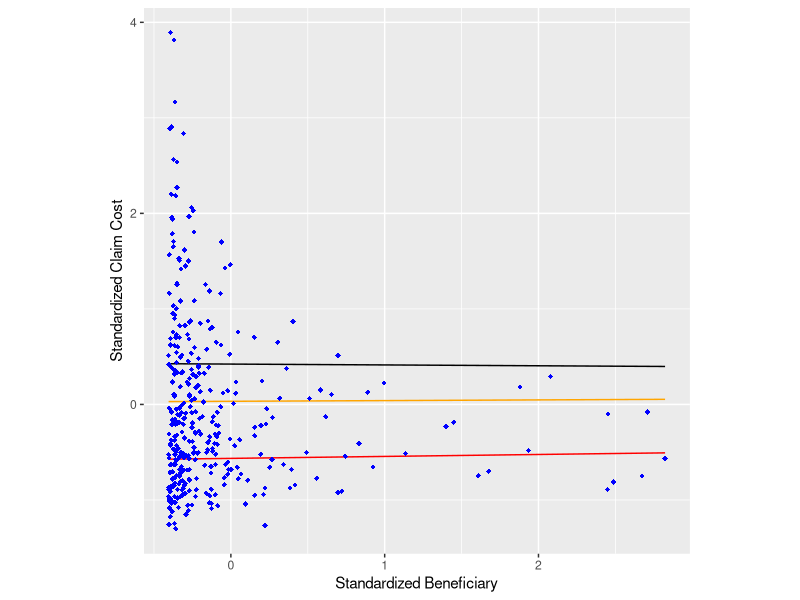
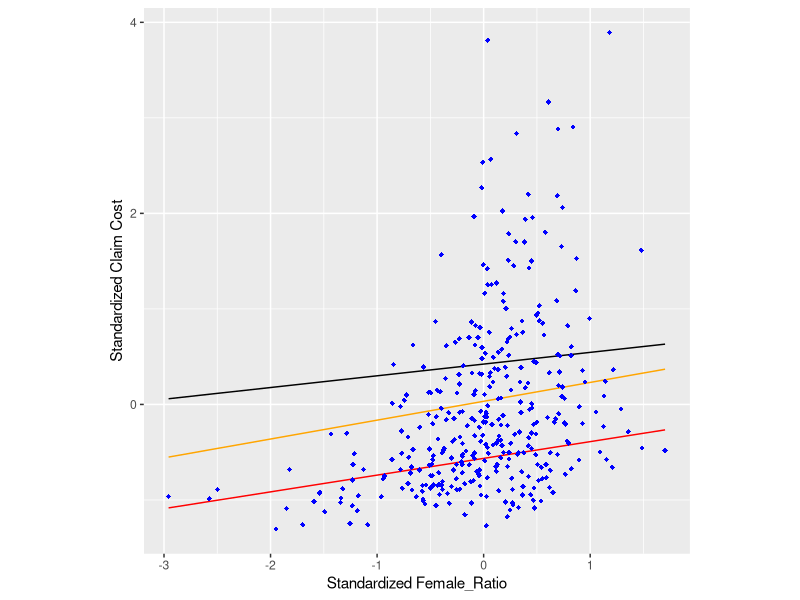
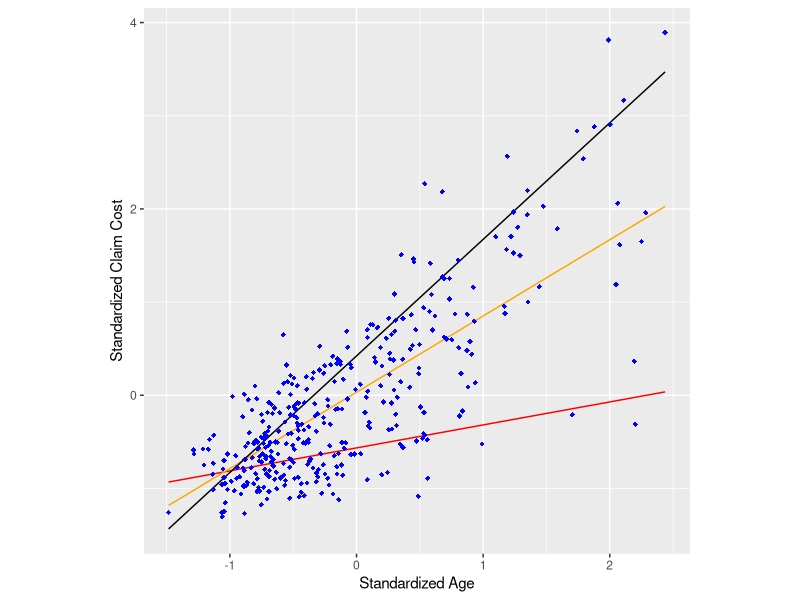
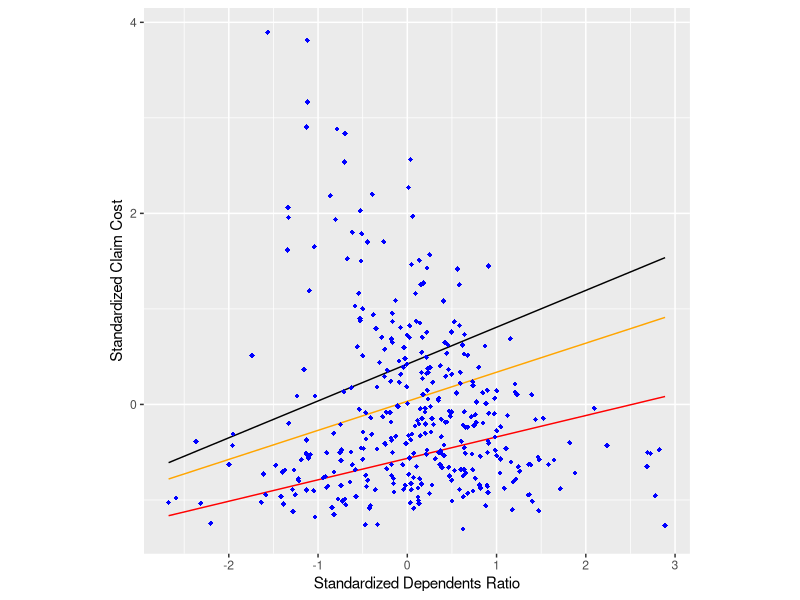

Source code (R) for these figures, in order:
library(ggplot2)
library(flexmix)
library(xtable)
set.seed(2021)
d = read.csv('tdata.csv')

c<-d[!(abs(d$Beneficiaries) > 3 | abs(d$Female_Ratio) > 3 | abs(d$Age) > 3 | abs(d$Depen_ratio) > 3 | abs(d$Pens_ratio) > 3 ),]
c$Pens_ratio = NULL

x1 = c$Beneficiaries
x2 = c$Female_Ratio
x3 = c$Age
x5 = c$Depen_ratio
y = c$Claims

m1<- flexmix(c$Claims ~ x1 + x2 +x3 + x5, data = c, k = 3)
m1

par = parameters(m1)


#beneficiaries
c$f1 = par[1,1] + par[2,1]*x1 
c$f2 = par[1,2] + par[2,2]*x1 
c$f3 = par[1,3] + par[2,3]*x1 

ggplot(c, aes(x=x1,  y=y)) + 
  geom_line(aes(y = f1), color = "red") + 
  geom_line(aes(y = f2), color="orange") +
  geom_line(aes(y = f3), color="black")+ 
  geom_point(shape=18, color="blue")+
  labs(x="Standardized Beneficiary",y="Standardized Claim Cost")+ theme(aspect.ratio=1)


#female_ratio
c$f4 = par[1,1] + par[3,1]*x2
c$f5 = par[1,2] + par[3,2]*x2 
c$f6 = par[1,3] + par[3,3]*x2 

ggplot(c, aes(x=x2,  y=y)) + 
  geom_line(aes(y = f4), color = "red") + 
  geom_line(aes(y = f5), color="orange") +
  geom_line(aes(y = f6), color="black")+ 
  geom_point(shape=18, color="blue")+
  labs(x="Standardized Female_Ratio",y="Standardized Claim Cost")+ theme(aspect.ratio=1)

#age
c$f7 = par[1,1] + par[4,1]*x3 
c$f8 = par[1,2] + par[4,2]*x3 
c$f9 = par[1,3] + par[4,3]*x3 

ggplot(c, aes(x=x3,  y=y)) + 
  geom_line(aes(y = f7), color = "red") + 
  geom_line(aes(y = f8), color="orange") +
  geom_line(aes(y = f9), color="black")+ 
  geom_point(shape=18, color="blue")+
  labs(x="Standardized Age",y="Standardized Claim Cost")+ theme(aspect.ratio=1)


#dependants
c$f13 = par[1,1] + par[6,1]*x5 
c$f14 = par[1,2] + par[6,2]*x5
c$f15 = par[1,3] + par[6,3]*x5

ggplot(c, aes(x=x5,  y=y)) + 
  geom_line(aes(y = f13), color = "red") + 
  geom_line(aes(y = f14), color="orange") +
  geom_line(aes(y = f15), color="black")+ 
  geom_point(shape=18, color="blue")+
  labs(x="Standardized Dependents Ratio",y="Standardized Claim Cost")+ theme(aspect.ratio=1)


xtable(par)
